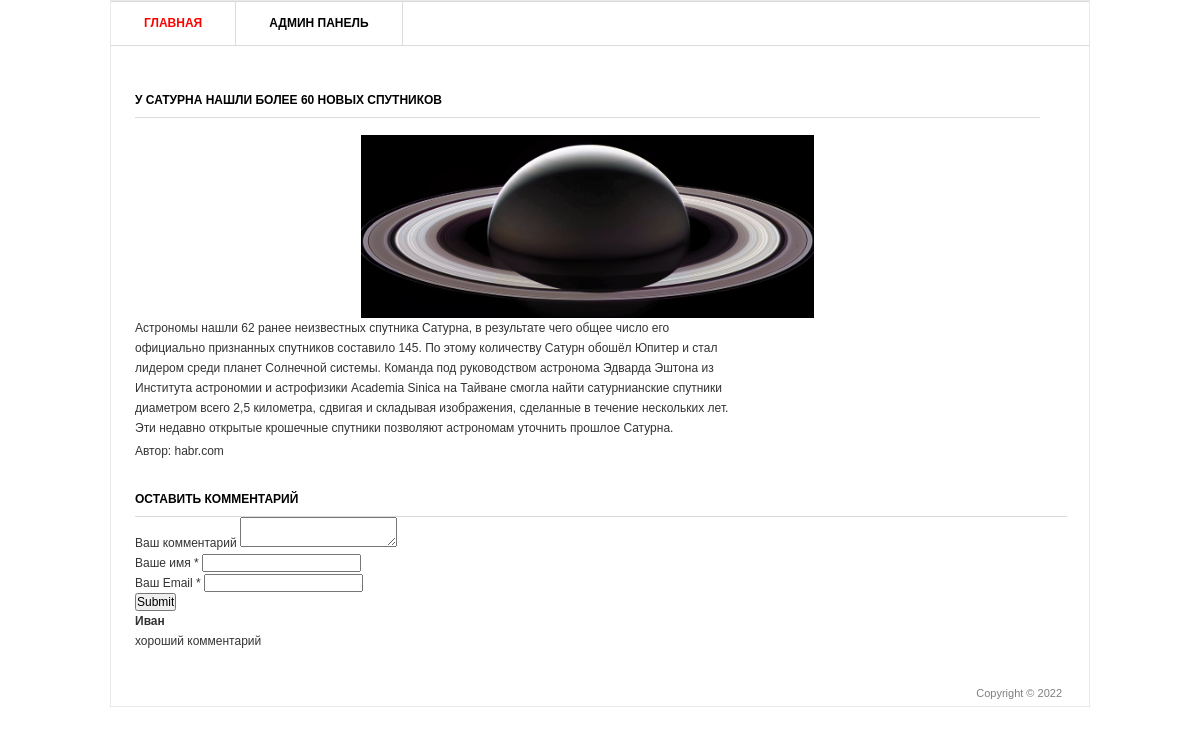
Page /2/ on the committed database.
### blog/models.py (models this page shows, shortened)
class Post(models.Model):
    title = models.CharField("Заголовок записи", max_length=100)
    description = models.TextField("Текст записи")
    author = models.CharField("Имя автора", max_length=100)
    date = models.DateField("Дата публикации")
    img = models.ImageField("Изображение", upload_to="image/%Y")

class Comments(models.Model):
    email = models.EmailField()
    name = models.CharField("Имя", max_length=50)
    text_comments = models.TextField("Текст комментария", max_length=2000)
    post = models.ForeignKey(Post, verbose_name="Публикация", on_delete=models.CASCADE)

### blog/views.py (the view)
# urls.py: path("<int:pk>/", views.PostDetail.as_view()),
class PostDetail(View):
    def get(self, request, pk):
        post = Post.objects.get(id=pk)
        return render(request, "blog/blog_detail.html", {"post": post})

### templates/blog/blog_detail.html (shortened to what this page needs)
{% load static %}
<html>
<head>
	<link rel="stylesheet" href="{%static 'css/style.css'%}" type="text/css" media="all" />
</head>
<body>
<div class="shell">
	<div class="border">
		<div id="navigation">
			<ul>
			    <li><a href="/" class="active">Главная</a></li>
			    <li><a href="/admin">Админ панель</a></li>
			</ul>
		</div>
		<div id="main">
			<div id="content" class="left">
				<div class="projects">
					<h3>{{post.title}}</h3>
                    <p align="center">
                        <img src="{{post.img.url}}" width="50%"  />
                    </p>
					<div class="item">
						<div class="text left">
							<p>{{post.description}}</p>
							<p>Автор: {{post.author}} </p>
						</div>
					</div>
				</div>
			</div>
			<div class = "form-comment">
				<h3>Оставить комментарий</h3>
				<div>
					<form action="{% url 'add_comments' post.id%}" method="post">
					<div>
					<label>Ваш комментарий</label>
					<textarea name="text_comments"></textarea>
					</div>
					<div>
					<label>Ваше имя *</label>
					<input type = "text" name = "name">
					</div>
					<div>
					<label>Ваш Email *</label>
					<input type = "email" name = "email">
					</div>
					<div><input type = "submit"></div>
					</form>
				</div>
			<div>
				{% for comment in post.comments_set.all%}
				<div class="view-comment">
					<h4>{{comment.name}}</h4>
					<p>
						{{comment.text_comments}}
					</p>
				</div>
				{%endfor%}
			</div>
		</div>
	</div>
	<div id="footer">
		<p class="copy right">Copyright &copy;  2022 </p>
	</div>
</div>
</body>
</html>

### static/css/style.css (style rules this page uses)
* { margin: 0; padding: 0; outline:0; }
body { font-size: 12px; line-height: 20px; font-family: Georgia, Arial, Helvetica, Sans-Serif; color: #333; background: url() repeat 0 0; }
a { color: #ff0000; text-decoration: none; cursor:pointer; }
input, textarea, select { font-family: Arial, Helvetica, sans-serif; font-size:12px; }
textarea { overflow:auto; }
.left, .alignleft { float: left; display: inline; }
.right, .alignright { float: right; display: inline; }
.shell { width: 980px; margin: 0 auto; }
.border { border: 1px solid #e8e8e8; background: #fff; position: relative; }
#navigation { height: 43px; border-top: 1px solid #dbdbdb; border-bottom: 1px solid #dbdbdb; }
#navigation ul { list-style: none; }
#navigation ul li { float: left; height: 43px; border-right: 1px solid #dbdbdb; font-size: 12px; line-height: 43px; font-weight: bold; text-transform: uppercase; }
#navigation ul li a { float: left; height: 43px; color: #000; padding: 0 33px; }
#navigation ul li a:hover, #navigation ul li a.active { color: #ff0000; text-decoration: none; }
#main { width: 932px; padding: 37px 24px 17px 24px; }
#main h3 { font-size: 12px; line-height: 15px; color: #000; text-transform: uppercase; border-bottom: 1px solid #dbdbdb; padding: 0 0 9px 0; }
#content { width: 905px; }
.projects { padding: 10px 0 0 0; }
.projects h3 { margin: 0 0 17px 0; }
.projects .item { margin: 0 0 28px 0; }
.projects .text { width: 600px; }
.projects .text p { padding: 0 0 3px 0; }
#footer { font-family: Arial, sans-serif; font-size: 11px; line-height: 14px; color: #7f7f7f; padding: 18px 27px 20px 38px; }

### rows in the picture
Post: title "У САТУРНА НАШЛИ БОЛЕЕ 60 НОВЫХ СПУТНИКОВ", img (picture), description "Астрономы нашли 62 ранее неизвестных спутника Сатурна, в результате чего общее число его официально признанных спутников составило 145. По этому количеству Сатурн обошёл Юпитер и стал лидером среди планет Солнечной системы. Команда под руководством астронома Эдварда Эштона из Института астрономии и астрофизики Academia Sinica на Тайване смогла найти сатурнианские спутники диаметром всего 2,5 километра, сдвигая и складывая изображения, сделанные в течение нескольких лет. Эти недавно открытые крошечные спутники позволяют астрономам уточнить прошлое Сатурна.", author "habr.com"
Comments: name "Иван", text_comments "хороший комментарий"
